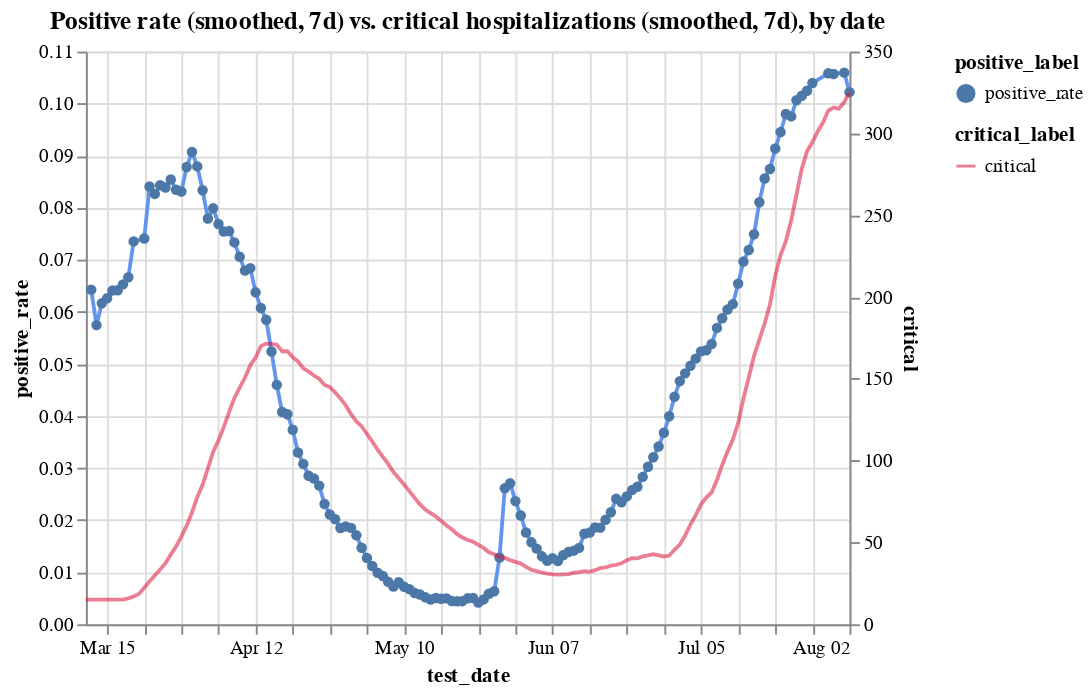

Notebook code cell kept with this figure:
### Code cell
c1 = alt.Chart(hos_and_rate[hos_and_rate.positive_rate<0.115]
               .assign(positive_rate = lambda x: x.positive_rate.ewm(span=7).mean())
               .assign(positive_label ='positive_rate')).mark_line(color='cornflowerblue').encode(
    x='test_date',
    y='positive_rate',
    tooltip=['test_date', 'positive_rate'],
    shape='positive_label'
)
c2 = alt.Chart(hos_and_rate
               .assign(critical_label='critical')
               .assign(critical = lambda x: x.critical.ewm(span=7).mean())
              ).mark_line(color='crimson').encode(
    x='test_date',
    y='critical',
    tooltip=['test_date', 'critical'],
    opacity='critical_label'
)


alt.layer(c1, c2).resolve_scale(y='independent').properties(title='Positive rate (smoothed, 7d) vs. critical hospitalizations (smoothed, 7d), by date')

### Figure 1 — Vega-Lite specification as saved in the notebook (floating-point values rounded to 4 significant figures; data arrays with more than 128 entries replaced by an {"elided": "..."} marker saying what was removed)
{"config": {"view": {"continuousWidth": 400, "continuousHeight": 300}}, "layer": [{"data": {"name": "data-fe101994f85192b29be6b3038361cf58"}, "mark": {"type": "line", "color": "cornflowerblue"}, "encoding": {"shape": {"type": "nominal", "field": "positive_label"}, "tooltip": [{"type": "temporal", "field": "test_date"}, {"type": "quantitative", "field": "positive_rate"}], "x": {"type": "temporal", "field": "test_date"}, "y": {"type": "quantitative", "field": "positive_rate"}}}, {"data": {"name": "data-18f8fec3570c86b38bf534865571ad09"}, "mark": {"type": "line", "color": "crimson"}, "encoding": {"opacity": {"type": "nominal", "field": "critical_label"}, "tooltip": [{"type": "temporal", "field": "test_date"}, {"type": "quantitative", "field": "critical"}], "x": {"type": "temporal", "field": "test_date"}, "y": {"type": "quantitative", "field": "critical"}}}], "resolve": {"scale": {"y": "independent"}}, "title": "Positive rate (smoothed, 7d) vs. critical hospitalizations (smoothed, 7d), by date", "$schema": "https://vega.github.io/schema/vega-lite/v4.8.1.json", "datasets": {"data-fe101994f85192b29be6b3038361cf58": {"elided": "140 records"}, "data-18f8fec3570c86b38bf534865571ad09": {"elided": "145 records"}}}
